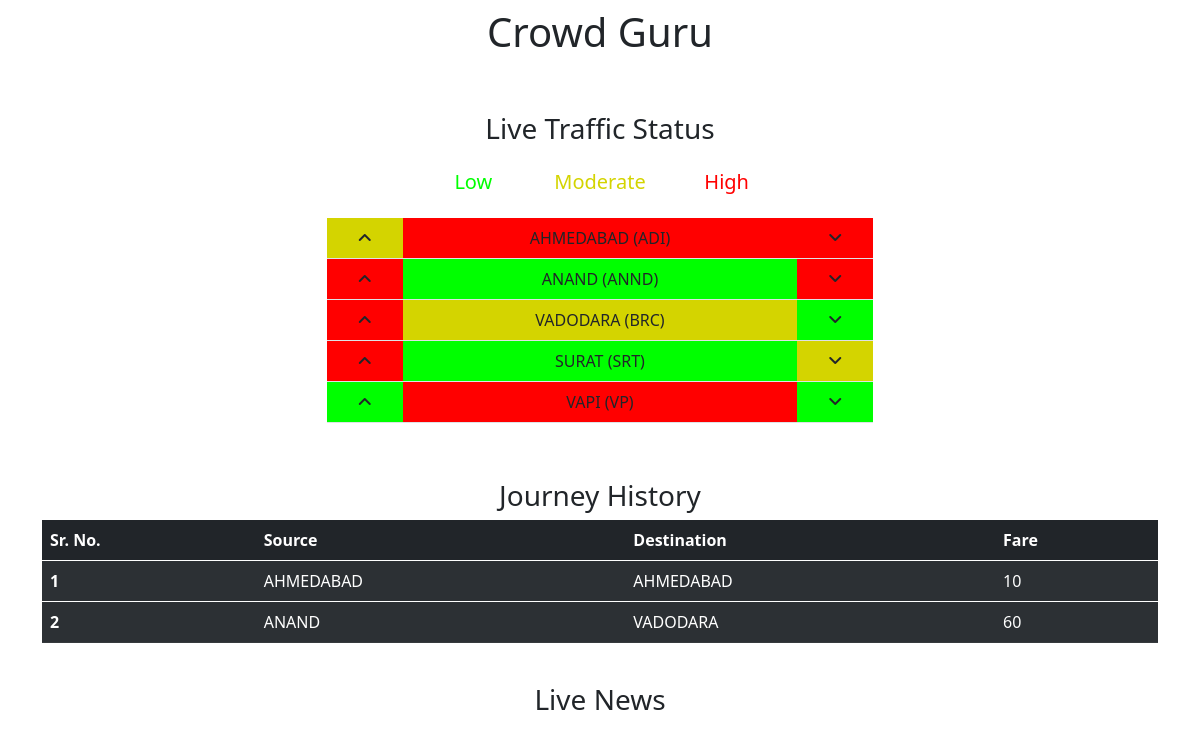
The app's page / (signed in) with its own data.
### crowd_status/models.py (models this page shows, shortened)
class StationInfo(models.Model):
    Name = models.CharField(max_length=50)
    Code = models.CharField(max_length=20)
    Address = models.CharField(max_length=200)

### qr_ticket/models.py (models this page shows, shortened)
class TicketHistory(models.Model):
    user = models.ForeignKey(User, on_delete=models.CASCADE)
    Source = models.CharField(max_length = 100, blank=False, null=False)
    Destination = models.CharField(max_length = 100, blank=False, null=False, default='None')
    Price = models.PositiveIntegerField(default=0, null=True, blank=True)
    JourneyDateTime = models.DateField(auto_now_add=True)

### home/views.py (the view)
# urls.py: path('', home_index, name='home_index'),
@login_required(login_url='login')
def home_index(request):
    UserTravelHistory = TicketHistory.objects.filter(user = request.user)
    StationsList = StationInfo.objects.all()
    return render(request, 'home/index.html', {
        'history' : UserTravelHistory,
        'stationList' : StationsList
    })

### home/templates/home/index.html (shortened to what this page needs)
<!DOCTYPE html>
<html lang="en">
<head>
    <link href="https://cdn.jsdelivr.net/npm/bootstrap@5.0.2/dist/css/bootstrap.min.css" rel="stylesheet">
    <link rel="stylesheet" href="https://cdnjs.cloudflare.com/ajax/libs/font-awesome/6.1.1/css/all.min.css" />
</head>
<body>
    <div class="container" style="position: relative;">
        <div class="row">
            <div class="col-12"><h1 class="text-center p-2">Crowd Guru</h1></div>
        </div>
        <div class="row my-4">
            <div class="col-2"></div>
            <div class="col-8">
                <h3 class="text-center p-3 mx-auto" id="TrafficHeading">Live Traffic Status</h3>
            </div>
            <div class="col-2"></div>
            <div class="col-2"></div>
            <div class="col-8">
                <div class="row">
                    <div class="col-3"></div>
                    <div class="col-2">
                        <h5 class="text-center" style="color: rgb(0, 255, 0);">Low</h5>
                    </div>
                    <div class="col-2">
                        <h5 class="text-center" style="color: rgb(212, 212, 0);">Moderate</h5>
                    </div>
                    <div class="col-2">
                        <h5 class="text-center" style="color: red;">High</h5>
                    </div>
                    <div class="col-3"></div>
                </div>
            </div>
            <div class="col-2"></div>
            <div class="col-3 my-3"></div>
            <div class="col-6 my-3">
                <table class="table table-stripped">
                    <tbody>
                        {% for station in stationList %}
                        <tr>
                            <td class="ToAhmedabadTrains text-center" style="background-color: rgb(0, 255, 0);"><i class="fa-solid fa-angle-up"></i></td>
                            <td class="StationDisplay text-center" style="background-color: rgb(0, 255, 0);" station-id="{{station.id}}">{{station.Name}} ({{station.Code}})</td>
                            <td class="ToVapiTrains text-center"  style="background-color: rgb(0, 255, 0);"><i class="fa-solid fa-angle-down"></i></td>
                        </tr>
                        {% endfor %}
                    </tbody>
                </table>
            </div>
            <div class="col-3 my-3"></div>
        </div>
        <div class="row my-4">
            <div class="col-12">
                <h3 class="text-center">Journey History</h3>
            </div>
            <div class="col-12">
                <table class="table table-dark table-striped">
                    <thead>
                        <tr>
                            <th scope="col">Sr. No.</th>
                            <th scope="col">Source</th>
                            <th scope="col">Destination</th>
                            <th scope="col">Fare</th>
                        </tr>
                    </thead>
                    {% for travel in history %}
                    <tbody>
                        <tr>
                            <th scope="row">{{ forloop.counter }}</th>
                            <td>{{travel.Source}}</td>
                            <td>{{travel.Destination}}</td>
                            <td>{{travel.Price}}</td>
                        </tr>
                    </tbody>
                    {% endfor %}
                </table>
            </div>
        </div>
        <div class="row my-4">
            <div class="col-12">
                <h3 class="text-center">Live News</h3>
            </div>
            <div class="col-12">
            </div>
        </div>
    </div>
</body>
</html>

### records on screen
StationInfo: Name "AHMEDABAD", Code "ADI"
StationInfo: Name "ANAND", Code "ANND"
StationInfo: Name "VADODARA", Code "BRC"
StationInfo: Name "SURAT", Code "SRT"
StationInfo: Name "VAPI", Code "VP"
TicketHistory: Source "AHMEDABAD", Destination "AHMEDABAD", Price "10"
TicketHistory: Source "ANAND", Destination "VADODARA", Price "60"
